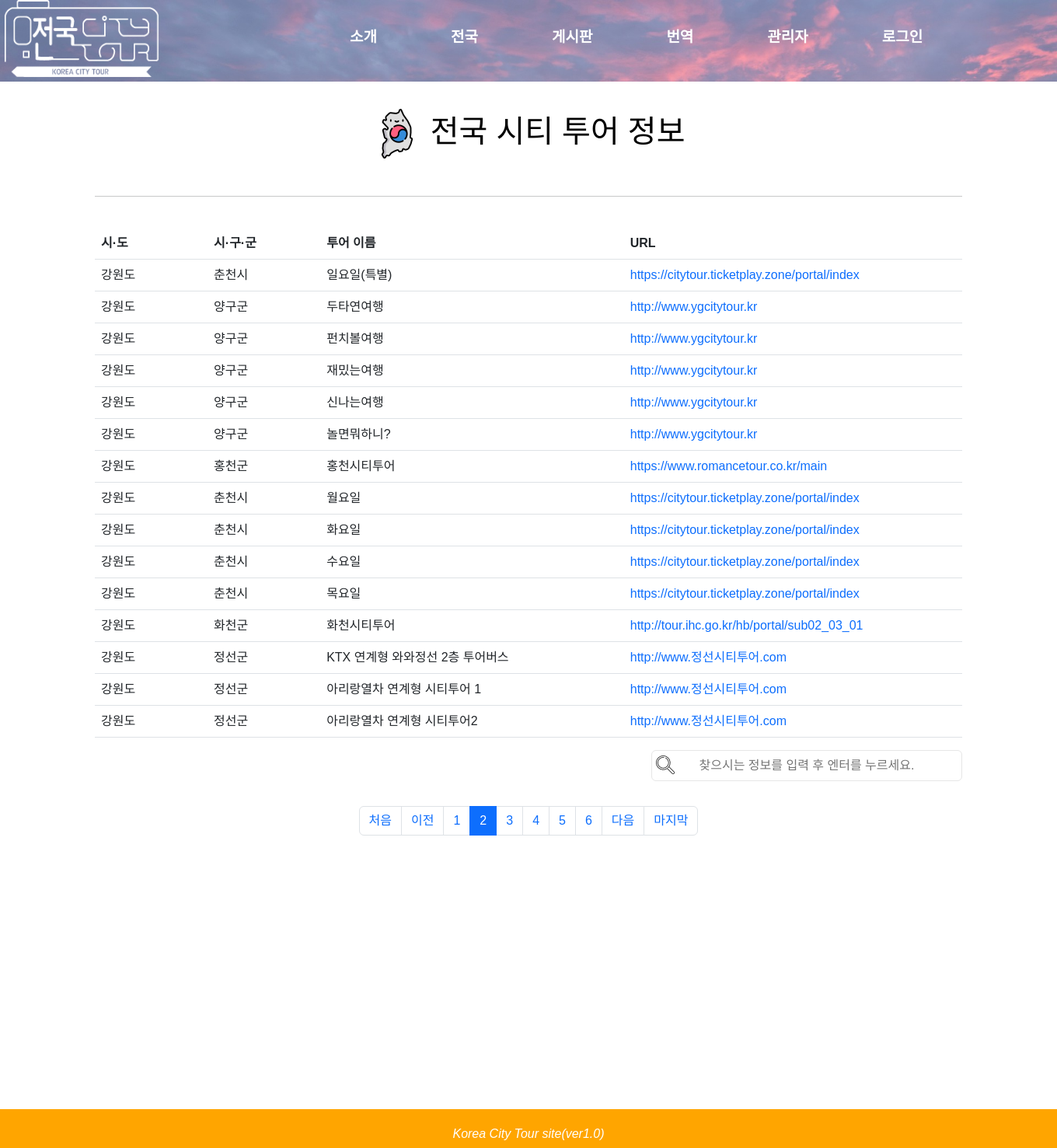
Screenshot of /web/whole_country/?q=&page=2 with the database file from the repository.
### web/models.py (models this page shows, shortened)
class Citytourdata(models.Model):
    city1       = models.CharField(max_length=50)
    city2       = models.CharField(max_length=50)
    cos_name    = models.CharField(max_length=50)
    cos_info    = models.CharField(max_length=200, blank=True, null=True)
    start_time  = models.CharField(max_length=50, blank=True, null=True)
    close_time  = models.CharField(max_length=50, blank=True, null=True)
    url         = models.CharField(max_length=200, blank=True, null=True)
    number      = models.CharField(max_length=50, blank=True, null=True)
    id          = models.IntegerField(primary_key=True)

### web/views.py (the view, shortened to what this page needs)
# urls.py: path('whole_country/', views.whole_country),
def whole_country(request):
 tourdatas = Citytourdata.objects.values()
 tourdatas = tourdatas.order_by('city1')
 for data in tourdatas:
  if data.get('city2') == '없음':
   data['city2'] = data.get('city1')
  if data.get('url') == "":
   data['url'] = "준비 중입니다."
  if "http" not in data.get('url'):
   if "kr" in data.get('url') or "com" in data.get('url') or "modoo" in data.get('url') or "danyang" in data.get('url'):
    data['url'] = "http://"+ data.get('url')
 q = request.GET.get('q', '')  #
 print(q)
 if q == '':
  page = request.GET.get('page', 1)
  citytour_list = tourdatas
  paginator = Paginator(citytour_list, 15)
  page_obj = paginator.get_page(page)
  context = {
  "page_obj" : page_obj,
  }
  return render(request, "whole_country.html",context)

### web/templates/whole_country.html (shortened to what this page needs)
{% extends "base.html" %}
{% block head %}
<link href="https://cdn.jsdelivr.net/npm/bootstrap@5.2.2/dist/css/bootstrap.min.css" rel="stylesheet">
{% endblock %}
{% block contents %}
<br>
<div class="container my-3">
    <h1 style = "text-align:center">
        <a href = "http://localhost:8000/web/whole_country/" style ="color:black" ><img src = "/static/images/south-korea.png"> 전국 시티 투어 정보
        </a>
    </h1><br>
    <table class = "table">
        <hr><br>
        <tr>
            <th style = "width:13%;">시·도</th>
            <th style = "width:13%;">시·구·군</th>
            <th style = "width:35%;">투어 이름</th>
            <th>URL</th>
        </tr>
            {% if page_obj %}
            {% for data in page_obj %}
                <tr>
                    <td>{{data.city1}}</td>
                    <td>{{data.city2}}</td>
                    <td>{{data.cos_name}}</td>
                    {% if data.url != "준비 중입니다."%}
                        <td><a href = "{{data.url}}">{{data.url}}</a></td>
                    {% else %}
                        <td>{{data.url}}</td>
                    {% endif %}
                </tr>
            {% endfor %}
            {% endif %}
    </table>
    <form class = "searchData" action="http://localhost:8000/web/whole_country/" method="get" >
        <input class = "searchDataF" type="text" placeholder="찾으시는 정보를 입력 후 엔터를 누르세요." name="q" value="{{ q }}" />
    </form>
</div>
<div id="paging">
        <ul class="pagination justify-content-center" style="margin-top: 2rem;">
            {% if page_obj %}
            {% if page_obj.has_previous %}
            <li class="page-item">
            <a class="page-link" href="?q={{q}}&page={{ page_obj.paginator.page_range }}">
                처음
            </a>
           </li>
            <li class="page-item">
                <a class="page-link" href="?q={{q}}&page={{ page_obj.previous_page_number }}">이전</a>
            </li>
            {% else %}
            <li class="page-item disabled">
                <a class="page-link" tabindex="-1" aria-disabled="true" href="#">이전</a>
            </li>
            {% endif %}
            {% for page_number in page_obj.paginator.page_range %}
            {% if page_number >= page_obj.number|add:-4 and page_number <= page_obj.number|add:4 %}
            {% if page_number == page_obj.number %}
            <li class="page-item active" aria-current="page">
                <a class="page-link" href="?q={{q}}&page={{ page_number }}">{{ page_number }}</a>
            </li>
            {% else %}
            <li class="page-item">
                <a class="page-link" href="?q={{q}}&page={{ page_number }}">{{ page_number }}</a>
            </li>
            {% endif %}
            {% endif %}
            {% endfor %}
            {% if page_obj.has_next %}
            <li class="page-item">
                <a class="page-link" href="?q={{q}}&page={{ page_obj.next_page_number }}">다음</a>
            </li>
            <li class="page-item">
            <a class="page-link"
               href="?q={{q}}&page={{ page_obj.paginator.num_pages }}">
                마지막
            </a>
           </li>
            {% else %}
            <li class="page-item disabled">
                <a class="page-link" tabindex="-1" aria-disabled="true" href="#">다음</a>
            </li>
            {% endif %}
            {% endif %}
        </ul>
    <br>
    <div id = 'wrapper'>
    </div>
    <footer>
        <p><em>Korea City Tour site(ver1.0)</em></p>
    </footer>
{% endblock %}

### rows the page displays
Citytourdata: city1 "강원도", city2 "춘천시", cos_name "일요일(특별)", url "https://citytour.ticketplay.zone/portal/index"
Citytourdata: city1 "강원도", city2 "양구군", cos_name "두타연여행", url "http://www.ygcitytour.kr"
Citytourdata: city1 "강원도", city2 "양구군", cos_name "펀치볼여행", url "http://www.ygcitytour.kr"
Citytourdata: city1 "강원도", city2 "양구군", cos_name "재밌는여행", url "http://www.ygcitytour.kr"
Citytourdata: city1 "강원도", city2 "양구군", cos_name "신나는여행", url "http://www.ygcitytour.kr"
Citytourdata: city1 "강원도", city2 "양구군", cos_name "놀면뭐하니?", url "http://www.ygcitytour.kr"
Citytourdata: city1 "강원도", city2 "홍천군", cos_name "홍천시티투어", url "https://www.romancetour.co.kr/main"
Citytourdata: city1 "강원도", city2 "춘천시", cos_name "월요일", url "https://citytour.ticketplay.zone/portal/index"
Citytourdata: city1 "강원도", city2 "춘천시", cos_name "화요일", url "https://citytour.ticketplay.zone/portal/index"
Citytourdata: city1 "강원도", city2 "춘천시", cos_name "수요일", url "https://citytour.ticketplay.zone/portal/index"
Citytourdata: city1 "강원도", city2 "춘천시", cos_name "목요일", url "https://citytour.ticketplay.zone/portal/index"
Citytourdata: city1 "강원도", city2 "화천군", cos_name "화천시티투어", url "http://tour.ihc.go.kr/hb/portal/sub02_03_01"
Citytourdata: city1 "강원도", city2 "정선군", cos_name "KTX 연계형 와와정선 2층 투어버스", url "http://www.정선시티투어.com"
Citytourdata: city1 "강원도", city2 "정선군", cos_name "아리랑열차 연계형 시티투어 1", url "http://www.정선시티투어.com"
Citytourdata: city1 "강원도", city2 "정선군", cos_name "아리랑열차 연계형 시티투어2", url "http://www.정선시티투어.com"

### other values shown
{{ page_number }} "1" "3" "4" "5" "6"
{{ page_number }} "2"
